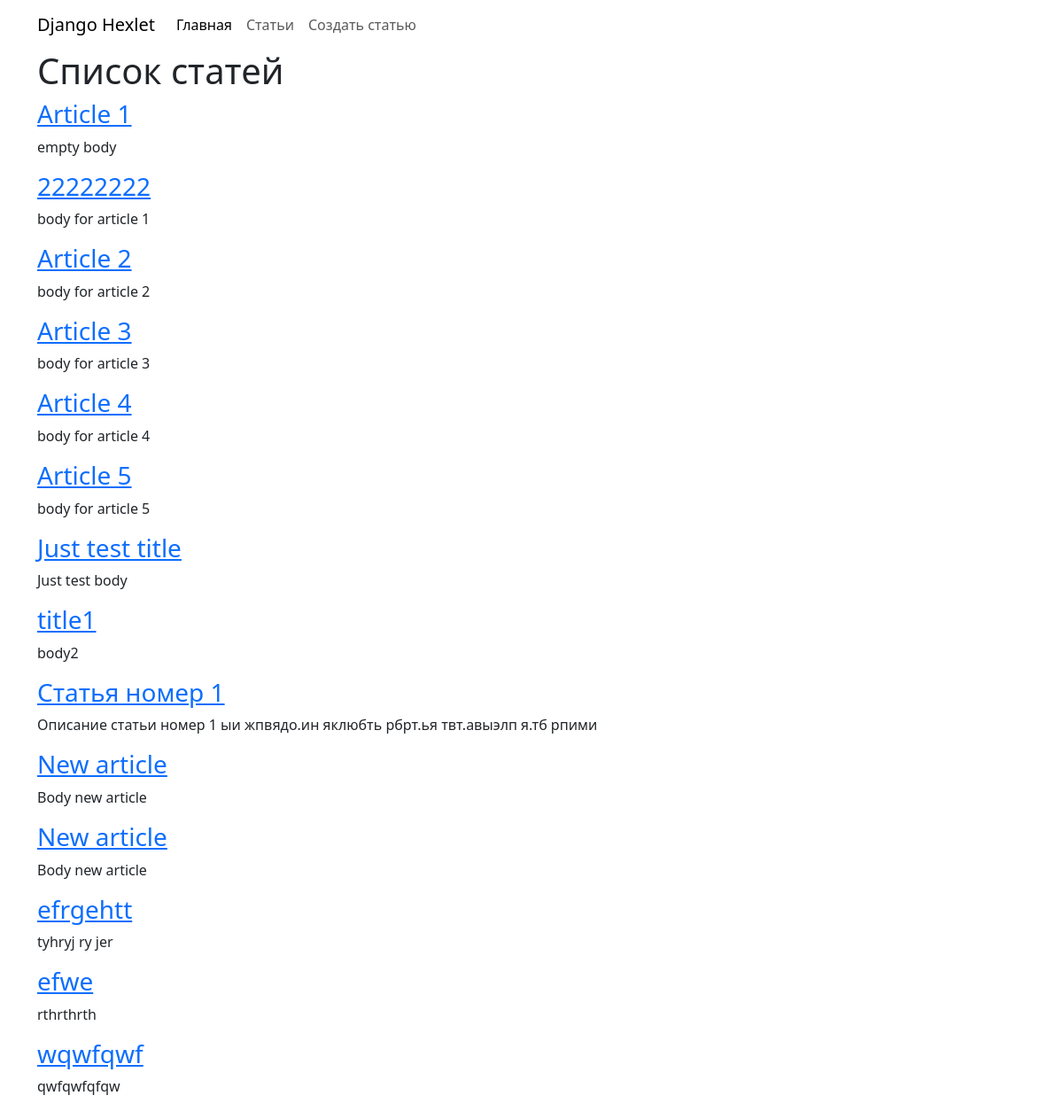
The page /articles/ on the database as committed earlier.
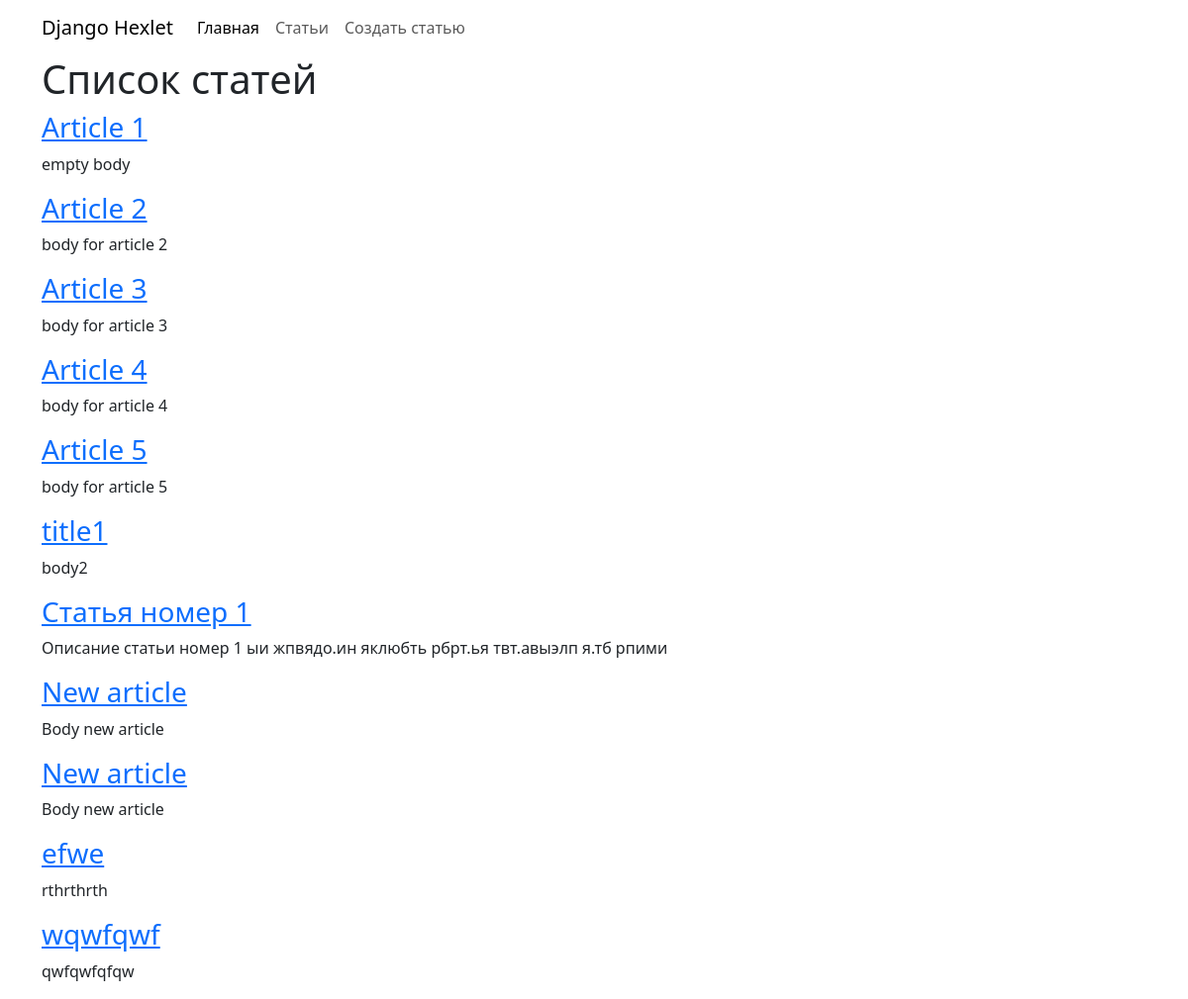
The same page on the database as committed later.
### hexlet_django_blog/article/models.py (models this page shows, shortened)
class Article(models.Model):
    name = models.CharField(max_length=200)
    body = models.TextField()
    created_at = models.DateTimeField(auto_now_add=True)
    updated_at = models.DateTimeField(auto_now=True)

### hexlet_django_blog/article/views.py (the view)
# urls.py: path("", IndexView.as_view(), name="articles"),
class IndexView(View):
    def get(self, request, *args, **kwargs):
        articles = Article.objects.all()[:15]
        return render(request, "articles/index.html", context={"articles": articles})

### hexlet_django_blog/templates/articles/index.html (shortened to what this page needs)
{% extends "base.html" %}
{% block content %}
    <h1>Список статей</h1>
    {% for article in articles %}
        <h3>
            <a href="{% url 'article' article.id %}">{{ article.name }}</a>
        </h3>
        <p>{{ article.body|slice:":200" }}</p>
    {% endfor %}
{% endblock %}

### hexlet_django_blog/templates/base.html (shortened to what this page needs)
<!DOCTYPE html>
<html lang="en">
<head>
    <link href="https://cdn.jsdelivr.net/npm/bootstrap@5.3.8/dist/css/bootstrap.min.css" rel="stylesheet">
</head>
<body class="container">
    {% block sidebar %}
        <nav class="navbar navbar-expand-lg bg-body-tertiary>
            <div class="container-fluid">
                <a class="navbar-brand" href="#">Django Hexlet</a>
                <div class="collapse navbar-collapse" id="navbarNav">
                <ul class="navbar-nav">
                    <li class="nav-item">
                    <a class="nav-link active" aria-current="page" href="/">Главная</a>
                    </li>
                    <li class="nav-item">
                    <a class="nav-link" href="{% url 'articles' %}">Статьи</a>
                    </li>
                    <li class="nav-item">
                        <a class="nav-link" href="{% url 'article_create' %}">Создать статью</a>
                    </li>
                </ul>
                </div>
        </nav>
    {% endblock %}
<div id="content" >
    {% block content %}{% endblock %}
</div>
</body>
</html>

Rows that differ between the two databases and show on the page:
removed Article: name "22222222", body "body for article 1"
removed Article: name "Just test title", body "Just test body"
removed Article: name "efrgehtt", body "tyhryj ry jer"
